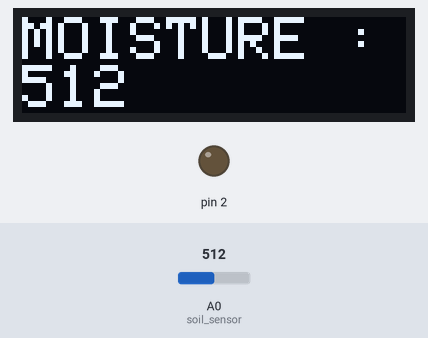
Bench run of a sketch on a simulated Arduino Uno, built with avr-gcc and run on an emulated ATmega328P. Parts: 128×32 one-colour display, output pins drawn as LEDs (lit = HIGH). The test bench sets the inputs (shaded band); at power-on: A0 (soil_sensor) = 512. What the sketch prints to the serial monitor is not drawn.

Above: at 3.2 s.
3.3 s: A0 (soil_sensor) set to 716
At 9.0 s:
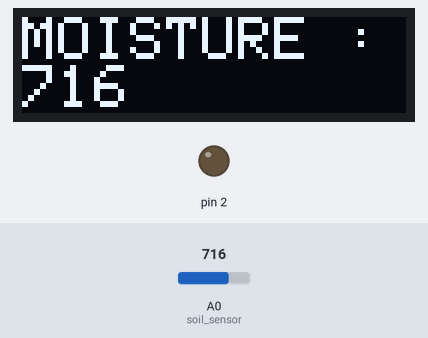
13.5 s: A0 (soil_sensor) set to 900
At 17.9 s:
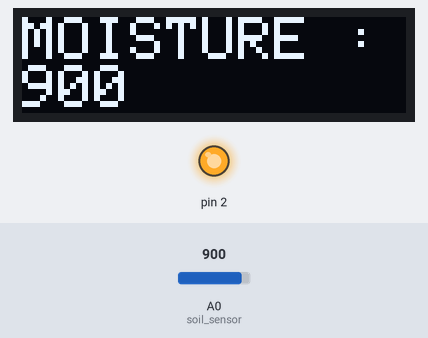
19.1 s: A0 (soil_sensor) set to 1010
At 23.5 s:
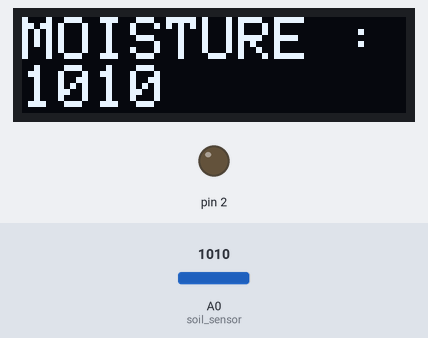
24.7 s: A0 (soil_sensor) set to 1023
At 29.1 s:
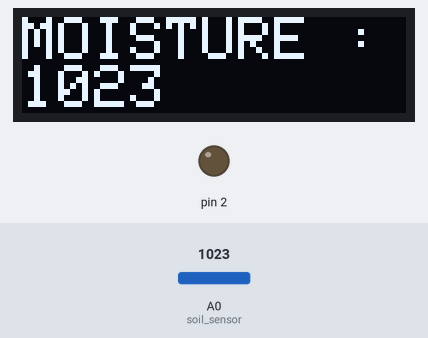
Timing chart, 0 to 34.7 s (numbered marks = the images above; inputs shaded):
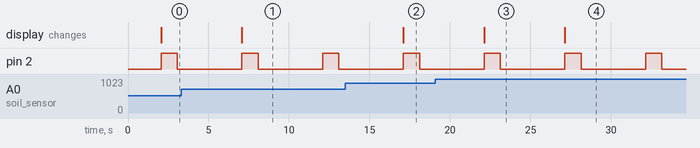

Measured:
- after the input at 3.3 s, the display: changes after 3.8 s (image 1)
- after the input at 13.5 s, the display: changes after 3.6 s (image 2)
- after the input at 19.1 s, the display: changes after 3.0 s (image 3)
- after the input at 24.7 s, the display: changes after 2.4 s (image 4)
- by itself, pin 2: alternates HIGH for 1.0 s and LOW for 4.0 s

The sketch:

2_Apply_Baseline.ino
```cpp
#include <Wire.h>                                      // I2C 통신을 쉽게 사용할 수 있도록 해주는 라이브러리
#include <Adafruit_GFX.h>
#include <Adafruit_SSD1306.h>                          // OLED 드라이버가 SSD1306인 제품을 쉽게 다룰 수 있게 해주는 라이브러리
#define soil_sensor A0                                 // 아날로그 0번 핀을 'soil_sensor' 라는 이름으로 지정

Adafruit_SSD1306 display(128,32);                      // SSD1306 OLED의 해상도를 128*32로 설정

void setup() {
  Serial.begin(9600);

  pinMode(2, OUTPUT);                                  // 릴레이 모듈에 연결된 2번핀을 출력으로 설정

  display.begin(SSD1306_SWITCHCAPVCC, 0x3c);           // I2C 통신을 위해 OLED의 I2C 주소를 설정
  delay(2000);
  display.setTextSize(2);                              // OLED 글자 크기를 2로 설정
  display.clearDisplay();                              // 기존 OLED에 입력된 데이터 전체 삭제
  display.display();                                   // OLED에 입력 및 삭제와 같은 신호를 한 번에 OLED에 적용 (새로고침)
}

void loop() {
  int soil = analogRead(soil_sensor);                  // 'soil' 이라는 변수를 만들어 아날로그 토양 습도 센서값을 저장

  Serial.print("Moisture: ");                          // 아래 변수 출력과 함께 토양 습도 센서값 시리얼 모니터에 출력
  Serial.println(soil);

  display.setTextColor(SSD1306_WHITE, SSD1306_BLACK);  // OLED의 글자 색상을 흰색, 바탕 색상을 검은색으로 설정
  display.setCursor(0,0);                              // OLED의 글자 커서를 (x = 0, y = 0)으로 세팅
  display.println("MOISTURE :");                       // 아래 변수 출력과 함께 토양 습도 센서값 OLED에 출력
  display.print(soil);

  if(1000 > soil){                                     // 센서값이 1000보다 작을 경우, 네 번째 자리 수를 제거
    display.setCursor(36,16);                          // 이를 하지 않을 경우 ex)
    display.print(" ");                                // 첫 번째 값 : 1023 -> 두 번째 값 : 453'3' 처럼 3 고정
  }
  display.display();

  digitalWrite(2,HIGH);                                // 릴레이 모듈을 통한 워터펌프 동작 테스트를 위해 1초간 동작
  delay(1000);
  digitalWrite(2,LOW);
  delay(1000);

  delay(3000);
}
```
